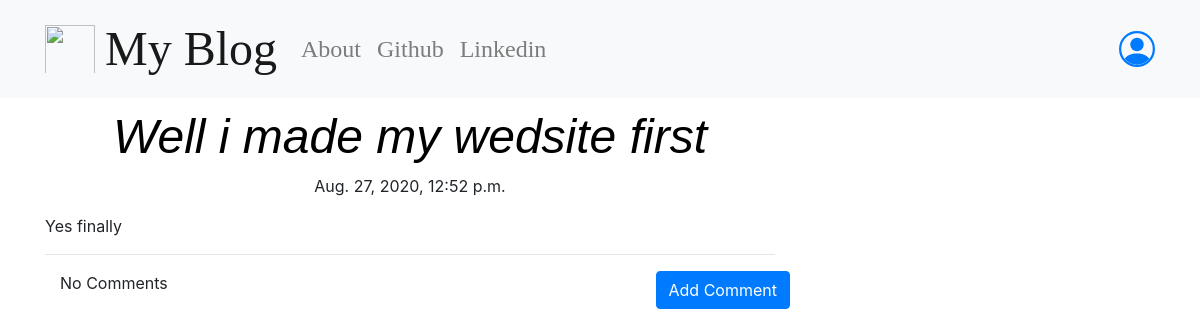
Screenshot of /post/15/ with the database file from the repository.
### blog/models.py (models this page shows, shortened)
class Post(models.Model):
    author = models.ForeignKey("auth.User", verbose_name=("Author"), on_delete=models.CASCADE) #Diffterent
    title = models.CharField(("Title"), max_length=200)
    text = models.TextField("Text")
    created_date = models.DateTimeField(default = timezone.now) #Different
    published_date = models.DateTimeField(blank=True,null=True)

### blog/views.py (the view)
# urls.py: path('post/<int:pk>/',views.PostDetailView.as_view(),name='post_detail'),
class PostDetailView(DetailView):
    model = Post

### blog/templates/blog/post_detail.html (shortened to what this page needs)
{% extends "blog/base.html" %}
{% block content %}
<h1 class="posttitle loader">{{post.title}}</h1>
{% if post.published_date %}
        <div class="date postdate">
        {{ post.published_date}}
    </div>
{% else %}
<a class="btn btn-primary" href="{% url 'post_publish' pk=post.pk %}">Publish</a>
{% endif %}
<p class="postcontent">{{ post.text|safe|linebreaksbr}}</p>
<hr>
<a class="btn btn-primary btn-comment " href="{% url 'add_comment_to_post' pk=post.pk %}">Add Comment</a>
<div class="container">
    {% for comment in post.comments.all %}
    <br>
    {% if user.is_authenticated or comment.apporved_comment %}
    {{ comment.created_date }}
    {% if not comment.approved_comment %}
    <a class= "btn btn-primary" href="{% url 'comment_remove' pk=comment.pk %}">
  <svg width="1em" height="1em" viewBox="0 0 16 16" class="bi bi-x" fill="currentColor" xmlns="http://www.w3.org/2000/svg">
  <path fill-rule="evenodd" d="M11.854 4.146a.5.5 0 0 1 0 .708l-7 7a.5.5 0 0 1-.708-.708l7-7a.5.5 0 0 1 .708 0z"/>
  <path fill-rule="evenodd" d="M4.146 4.146a.5.5 0 0 0 0 .708l7 7a.5.5 0 0 0 .708-.708l-7-7a.5.5 0 0 0-.708 0z"/>
</svg>
</a>
<a class= "btn btn-primary" href="{% url 'comment_approve' pk=comment.pk %}">
  <svg width="1em" height="1em" viewBox="0 0 16 16" class="bi bi-check2" fill="currentColor" xmlns="http://www.w3.org/2000/svg">
  <path fill-rule="evenodd" d="M13.854 3.646a.5.5 0 0 1 0 .708l-7 7a.5.5 0 0 1-.708 0l-3.5-3.5a.5.5 0 1 1 .708-.708L6.5 10.293l6.646-6.647a.5.5 0 0 1 .708 0z"/>
</svg>
</a>
{% endif %}
<P> {{ comment.text|safe|linebreaks}}</p>
<P> Posted By:{{comment.author}}</p>
    {% endif %}
    {% empty %}
    <p>No Comments</p>
    {% endfor %}
</div>
{% endblock  %}

### blog/static/css/blog.css (style rules this page uses)
.postdate { text-align: center; }
.posttitle { font-family:'Russo One',sans-serif; font-size:3em ; text-align: center; color: black; font-style: oblique; }
.btn-comment { position: absolute; right:0px; }
.postcontent { font-family:'Montserrat'; font-size:1.5em ; }
.loader { filter:hue-rotate(0deg); color:linear-gradient(45deg,#0f8,#08f); animation:hue 10000ms infinite linear; }

### rows the page displays
Post: title "Well i made my wedsite first", published_date "Aug. 27, 2020, 12:52 p.m.", text "Yes finally"
